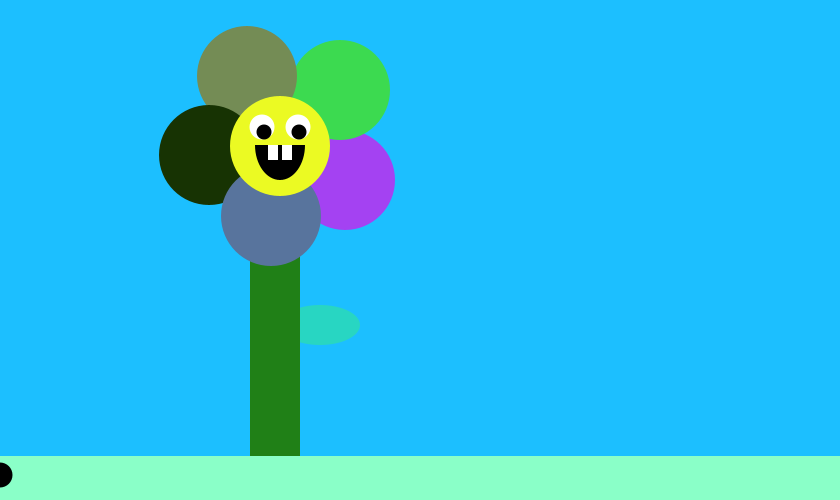
Frame 1 (no input)
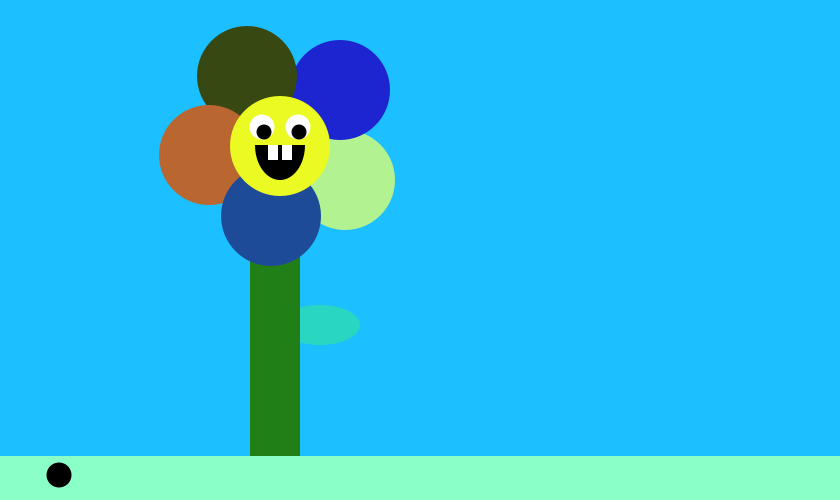
Frame 60 (the mouse pressed at the canvas centre just before this capture)
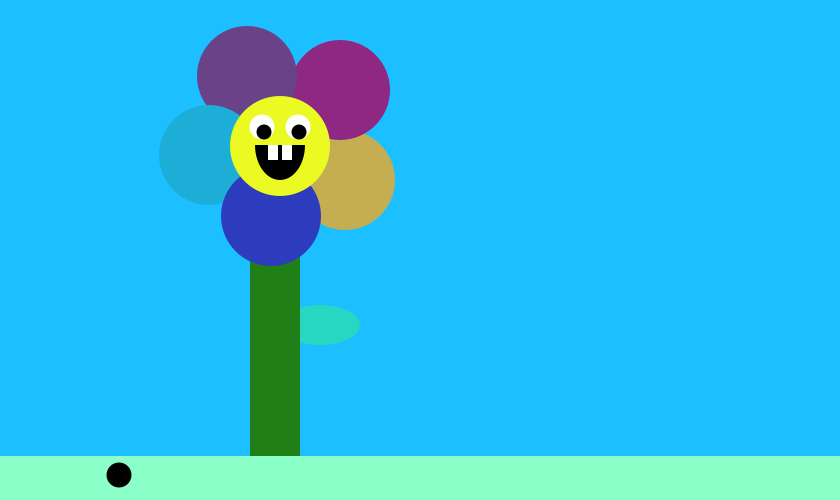
Frame 120 (the mouse held since frame 60 and released just before this capture)

The Processing sketch that drew these frames (run headless with seeded random() and noise(); from frame 60 on, the mouse is pressed at the canvas centre):

// Processing sketch: processing_129748
// ── processing_129748.pde


int x = 0 ;

void setup()
{
size(840, 500);


  noStroke();
}


void draw()
{
background (28, 191, 255);


fill (62, 255, 82, 90);
ellipse (320, 325, 80, 40);

  fill (32, 128, 23);
  rect( 250, 190, 50, 360);
  fill (random(255), random(255), random(255));
  ellipse(345,180,100,100);
    fill (random(255), random(255), random(255));
   ellipse(340,90,100,100);
     fill (random(255), random(255), random(255));
    ellipse(247,76,100,100);
      fill (random(255), random(255), random(255));
     ellipse(209,155,100,100);
       fill (random(255), random(255), random(255));
       ellipse(271,216,100,100);
  fill (#EBFA23);
  ellipse(280, 146, 100, 100);
  fill (138, 255, 200);
  rect (0, 456, width, 50);
  fill (255);
  ellipse(262,127,25,25);
  ellipse(298,127,25,25);
  fill(0);
  arc(280, 145, 50, 70, 0, PI - 0);
  fill(255);
rect (268, 145, 10, 15);
 rect (282, 145, 10, 15);
 fill (0);
 ellipse(264,132, 15,15);
 ellipse(299,132, 15,15); 
 

 fill(0);
 ellipse(x, 475, 25, 25 );

  x= x +1 ;
  if (x > width) { x = 0 ;
  }
 
 
 
   println(mouseX,mouseY);
}
